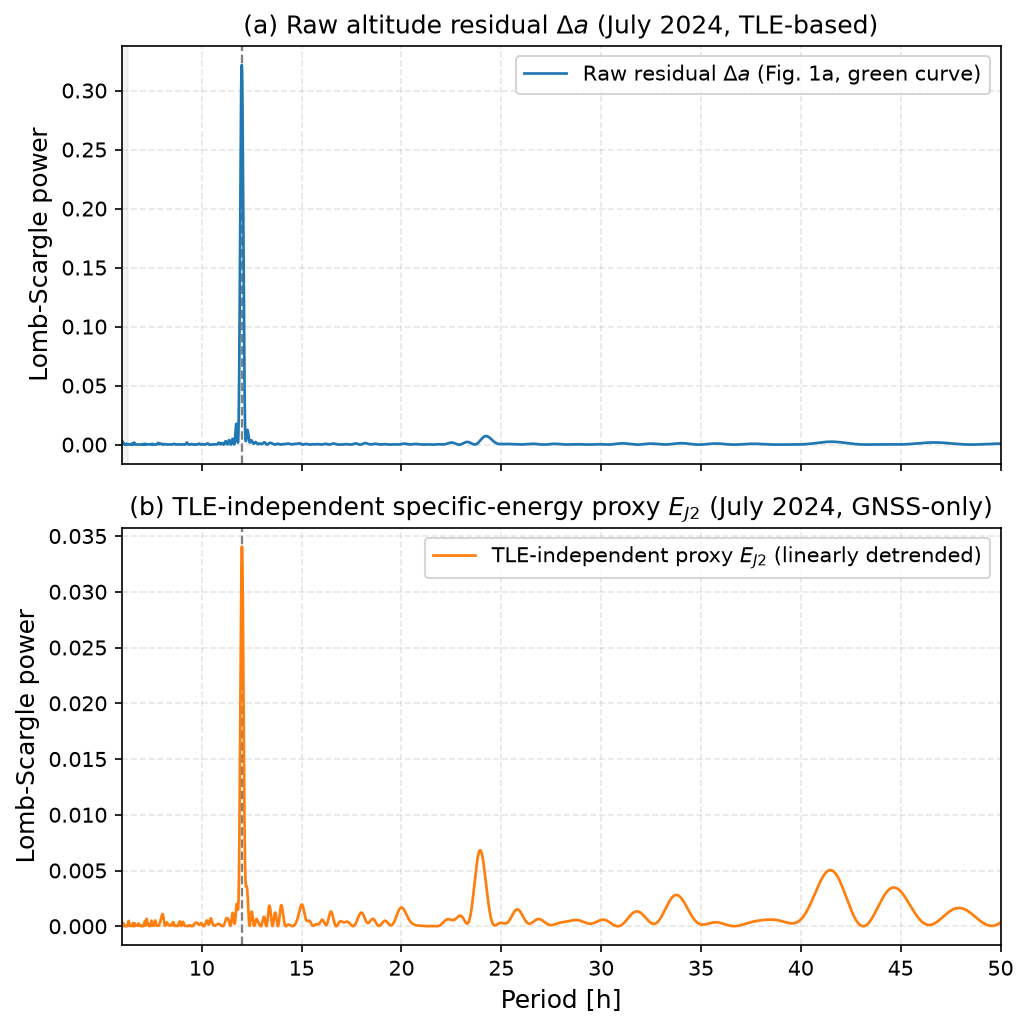

Reproduce this figure in Python.
"""Lomb-Scargle periodograms of the July 2024 (quiet-month) NinjaSat
altitude series, addressing the sub-diurnal oscillation visible in the raw
residual (manuscript Fig. 1a) and confirming it is not an SGP4-propagation
artefact.

(a) Raw (unsmoothed) altitude residual Delta a = a_SGP4 - a_GNSS
    (data/raw/ninjasat/gps_tle_average_altitude_fitting_all_severe_2407
    _monthly_ext.csv, column altitude_diff -- this file also carries the
    absolute gps_average_altitude column, so it is treated as pending
    NinjaSat team release like the rest of data/raw/, see that folder's
    README), exactly the green curve of manuscript Fig. 1a.
(b) The J2-corrected specific orbital energy E_J2 (data/raw/energy/
    specific_energy.csv, column E_J2_Jkg -- pending NinjaSat team release,
    see data/raw/energy/README.md), computed at each GNSS epoch directly
    from GNSS-derived position and velocity, with no SGP4 propagation
    involved:

    E_J2 = (1/2) v_i^2 - (mu/r) [1 - (J2/2)(R_E/r)^2 (3 sin^2(phi) - 1)]

    Both series are restricted to July 2024. Because E_J2 depends only on
    the GNSS state at each epoch, any periodicity it shares with the raw
    Delta a series cannot be an SGP4-propagation artefact.

Output:
  fig1_lomb_scargle.pdf/png

Run (from repository root):
  python figures/fig1_lomb_scargle.py
"""

from pathlib import Path

import matplotlib

matplotlib.use("Agg")
import matplotlib.pyplot as plt  # noqa: E402
import numpy as np  # noqa: E402
import pandas as pd  # noqa: E402
from astropy.timeseries import LombScargle  # noqa: E402
from scipy.signal import detrend  # noqa: E402

ROOT = Path(__file__).resolve().parents[1]
DATA = ROOT / "data" / "derived"
OUT = ROOT / "figures"

DA_CSV = ROOT / "data" / "raw" / "ninjasat" / "gps_tle_average_altitude_fitting_all_severe_2407_monthly_ext.csv"
EJ2_CSV = ROOT / "data" / "raw" / "energy" / "specific_energy.csv"

JULY_START, JULY_END = "2024-07-01", "2024-08-01"  # [start, end)
PERIOD_MIN_H, PERIOD_MAX_H = 6.0, 50.0
N_PERIOD_SAMPLES = 20000
MARK_PERIOD_H = 12.0


def _load_da_july() -> tuple[np.ndarray, np.ndarray, float]:
    df = pd.read_csv(DA_CSV)
    df["timestamp"] = pd.to_datetime(df["timestamp"], format="mixed", utc=True)
    sub = df[(df["timestamp"] >= JULY_START) & (df["timestamp"] < JULY_END)].copy()
    t = (sub["timestamp"] - sub["timestamp"].iloc[0]).dt.total_seconds().to_numpy() / 3600.0
    y = sub["altitude_diff"].to_numpy()
    dt_median = np.median(np.diff(t))
    nyquist_period = 2.0 * dt_median
    print(f"Delta-a (Fig 1a green): n={len(sub)}, median dt={dt_median:.3f} h, "
          f"Nyquist period={nyquist_period:.3f} h")
    return t, y, nyquist_period


def _load_ej2_july() -> tuple[np.ndarray, np.ndarray]:
    df = pd.read_csv(EJ2_CSV)
    df["datetime"] = pd.to_datetime(df["datetime"], format="mixed", utc=True)
    sub = df[(df["datetime"] >= JULY_START) & (df["datetime"] < JULY_END)].copy()
    t = (sub["datetime"] - sub["datetime"].iloc[0]).dt.total_seconds().to_numpy() / 3600.0
    y = detrend(sub["E_J2_Jkg"].to_numpy(), type="linear")
    print(f"E_J2 proxy: n={len(sub)}, native cadence ~10 min "
          f"(median dt={np.median(np.diff(t)) * 60:.1f} min)")
    return t, y


def _periodogram(t: np.ndarray, y: np.ndarray) -> tuple[np.ndarray, np.ndarray]:
    periods = np.linspace(PERIOD_MIN_H, PERIOD_MAX_H, N_PERIOD_SAMPLES)
    power = LombScargle(t, y).power(1.0 / periods)
    return periods, power


def main() -> None:
    plt.rcdefaults()
    plt.rcParams.update({
        "font.size": 11,
        "axes.labelsize": 12,
        "axes.titlesize": 12,
        "legend.fontsize": 10,
        "xtick.labelsize": 10,
        "ytick.labelsize": 10,
    })

    t_da, y_da, nyquist_h = _load_da_july()
    t_ej2, y_ej2 = _load_ej2_july()

    p_da, pow_da = _periodogram(t_da, y_da)
    p_ej2, pow_ej2 = _periodogram(t_ej2, y_ej2)

    peak_da = p_da[np.argmax(pow_da)]
    peak_ej2 = p_ej2[np.argmax(pow_ej2)]
    print(f"Delta-a dominant peak: P={peak_da:.3f} h, power={pow_da.max():.4f}")
    print(f"E_J2 (detrended) dominant peak in [{PERIOD_MIN_H},{PERIOD_MAX_H}] h: "
          f"P={peak_ej2:.3f} h, power={pow_ej2.max():.4f}")

    fig, (ax1, ax2) = plt.subplots(2, 1, figsize=(7, 7), sharex=True)

    ax1.plot(p_da, pow_da, color="tab:blue", lw=1.3,
              label=r"Raw residual $\Delta a$ (Fig. 1a, green curve)")
    ax1.axvspan(PERIOD_MIN_H, nyquist_h, color="0.7", alpha=0.15, zorder=0)
    ax1.set_ylabel("Lomb-Scargle power")
    ax1.set_title("(a) Raw altitude residual $\\Delta a$ (July 2024, TLE-based)")
    ax1.legend(loc="upper right")

    ax2.plot(p_ej2, pow_ej2, color="tab:orange", lw=1.3,
              label=r"TLE-independent proxy $E_{J2}$ (linearly detrended)")
    ax2.set_xlabel("Period [h]")
    ax2.set_ylabel("Lomb-Scargle power")
    ax2.set_title("(b) TLE-independent specific-energy proxy $E_{J2}$ (July 2024, GNSS-only)")
    ax2.legend(loc="upper right")

    for ax in (ax1, ax2):
        ax.axvline(MARK_PERIOD_H, color="0.5", linestyle="--", linewidth=1.1, zorder=1)
        ax.grid(True, linestyle="--", alpha=0.3)
        ax.set_xlim(PERIOD_MIN_H, PERIOD_MAX_H)

    fig.tight_layout()

    for ext in ["pdf", "png"]:
        out = OUT / f"fig1_lomb_scargle.{ext}"
        fig.savefig(out, format=ext, bbox_inches="tight", dpi=150 if ext == "png" else None)
        print(f"wrote {out}")
    plt.close(fig)


if __name__ == "__main__":
    main()
